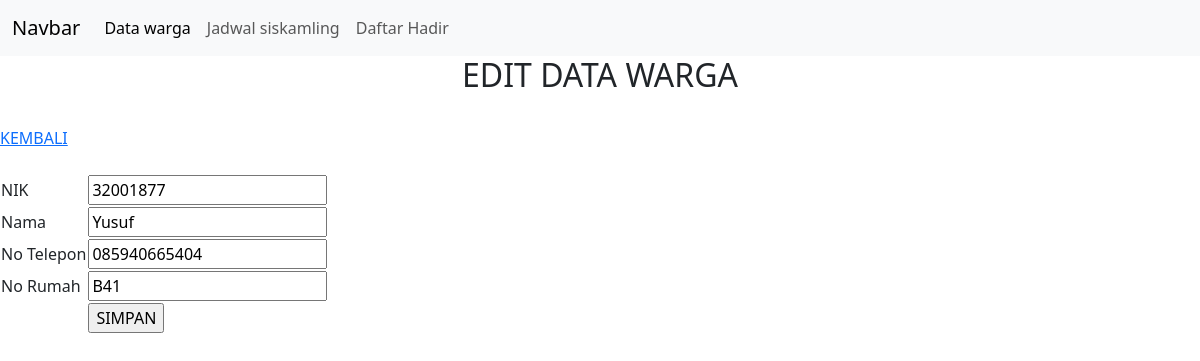
The page /admin/edit.php?nik=32001877 on the database its author committed.
### tables this page shows
CREATE TABLE `warga` (
  `nik` int(15) NOT NULL,
  `nama` varchar(20) NOT NULL,
  `no_telepon` varchar(15) NOT NULL,
  `no_rumah` varchar(10) NOT NULL
);

### admin/edit.php (the view, shortened to what this page needs)
<!DOCTYPE html>
<html>
<head>
	<link href="https://cdn.jsdelivr.net/npm/bootstrap@5.3.2/dist/css/bootstrap.min.css" rel="stylesheet">
</head>
<body>
<nav class="navbar navbar-expand-lg bg-body-tertiary">
  <div class="container-fluid">
    <a class="navbar-brand" href="#">Navbar</a>
    <div class="collapse navbar-collapse" id="navbarNav">
      <ul class="navbar-nav">
        <li class="nav-item">
          <a class="nav-link active" aria-current="page" href="index.php">Data warga</a>
        </li>
        <li class="nav-item">
          <a class="nav-link" href="jadwal.php">Jadwal siskamling</a>
        </li>
        <li class="nav-item">
          <a class="nav-link" href="detail_jadawal.php">Daftar Hadir</a>
        </li>
        <li class="nav-item">
          <a class="nav-link disabled" aria-disabled="true"></a>
        </li>
      </ul>
    </div>
  </div>
</nav>
</head>
<body>
	<Center><h2>EDIT DATA WARGA </h2></center>
	<br/>
	<a href="index.php">KEMBALI</a>
	<br/>
	<br/>
	<?php
	include 'koneksi.php';
	$nik = $_GET['nik'];
	$data = mysqli_query($koneksi,"select * from warga WHERE nik='$nik'");
	while($d = mysqli_fetch_array($data)){
		?>
		<form method="post" action="update.php">
			<table>
				<tr>
					<td>NIK</td>
					<td>
						<input type="text" name="nik" value="<?php echo $d['nik']; ?>">
					</td>
				</tr>
				<tr>
					<td>Nama</td>
					<td><input type="text" name="nama" value="<?php echo $d['nama']; ?>"></td>
				</tr>
				<tr>
					<td>No Telepon</td>
					<td><input type="text" name="no_telepon" value="<?php echo $d['no_telepon']; ?>"></td>
				</tr>
                <tr>
					<td>No Rumah</td>
					<td><input type="text" name="no_rumah" value="<?php echo $d['no_rumah']; ?>"></td>
				</tr>
				<tr>
					<td></td>
					<td><input type="submit" value="SIMPAN"></td>
				</tr>
			</table>
		</form>
		<?php
	}
	?>
</body>
</html>

### rows shown on the page
warga: nik "32001877", nama "Yusuf", no_telepon "085940665404", no_rumah "B41"
